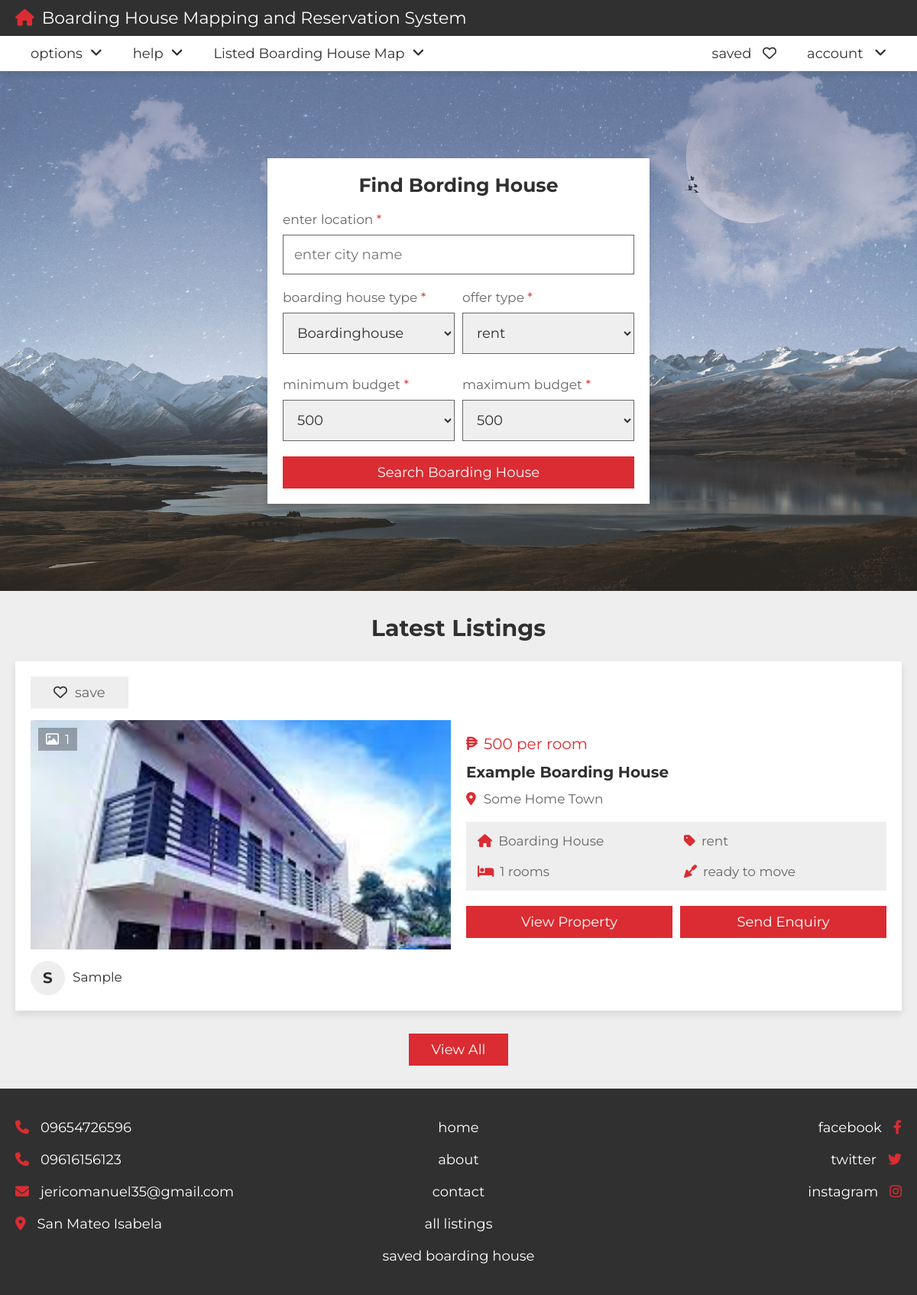
The page / on the database its author committed.
### tables this page shows
CREATE TABLE IF NOT EXISTS `property` (
  `id` varchar(20) NOT NULL,
  `user_id` varchar(20) NOT NULL,
  `property_name` varchar(50) NOT NULL,
  `address` varchar(100) NOT NULL,
  `price` varchar(50) NOT NULL,
  `type` varchar(50) NOT NULL,
  `offer` varchar(50) NOT NULL,
  `status` varchar(50) NOT NULL,
  `rooms` varchar(50) NOT NULL,
  `deposite` varchar(50) NOT NULL,
  `bedroom` varchar(50) NOT NULL,
  `bathroom` varchar(50) NOT NULL,
  `availability` varchar(50) NOT NULL,
  `wifi_connection` varchar(50) NOT NULL,
  `water_supply` varchar(50) NOT NULL,
  `electricity` varchar(50) NOT NULL,
  `parking_area` varchar(50) NOT NULL,
  `school_area` varchar(50) NOT NULL,
  `image_01` varchar(50) NOT NULL,
  `image_02` varchar(50) NOT NULL,
  `image_03` varchar(50) NOT NULL,
  `image_04` varchar(50) NOT NULL,
  `image_05` varchar(50) NOT NULL,
  `description` varchar(1000) NOT NULL,
  `date` date DEFAULT NULL
);

CREATE TABLE IF NOT EXISTS `users` (
  `id` varchar(20) NOT NULL,
  `name` varchar(50) NOT NULL,
  `number` varchar(10) NOT NULL,
  `email` varchar(50) NOT NULL,
  `password` varchar(50) NOT NULL,
  `remarks` varchar(50) NOT NULL
);

### index.php (called while the page is built)
<?php
include 'home.php'
?>

### home.php (the view, shortened to what this page needs)
<?php
include 'components/connect.php';
if(isset($_COOKIE['user_id'])){
   $user_id = $_COOKIE['user_id'];
}else{
   $user_id = '';
}
?>
<!DOCTYPE html>
<html lang="en">
<head>
   <link rel="stylesheet" href="https://cdnjs.cloudflare.com/ajax/libs/font-awesome/6.2.0/css/all.min.css">
   <link rel="stylesheet" href="css/style.css">
</head>
<body>
<?php include 'components/home_header.php'; ?>
<div class="home">
   <section class="center">
      <form action="search.php" method="post">
         <h3>find bording house</h3>
         <div class="box">
            <p>enter location <span>*</span></p>
            <input type="text" name="h_location" required maxlength="100" placeholder="enter city name" class="input">
         </div>
         <div class="flex">
            <div class="box">
               <p>boarding house type <span>*</span></p>
               <select name="h_type" class="input" required>
                  <option value="house">Boardinghouse</option>
               </select>
            </div>
            <div class="box">
               <p>offer type <span>*</span></p>
               <select name="h_offer" class="input" required>
                  <option value="rent">rent</option>
               </select>
            </div>
            <div class="box">
               <p>minimum budget <span>*</span></p>
               <select name="h_min" class="input" required>
                  <option value="500">500</option>
               </select>
            </div>
            <div class="box">
               <p>maximum budget <span>*</span></p>
               <select name="h_max" class="input" required>
                  <option value="500">500</option>
               </select>
            </div>
         </div>
         <input type="submit" value="search boarding house" name="h_search" class="btn">
      </form>
   </section>
</div>
<section class="listings">
   <h1 class="heading">latest listings</h1>
   <div class="box-container">
      <?php
         $select_properties = $conn->prepare("SELECT * FROM `property` ORDER BY date DESC LIMIT 6");
         $select_properties->execute();
         if($select_properties->rowCount() > 0){
            while($fetch_property = $select_properties->fetch(PDO::FETCH_ASSOC)){
            $select_user = $conn->prepare("SELECT * FROM `users` WHERE id = ?");
            $select_user->execute([$fetch_property['user_id']]);
            $fetch_user = $select_user->fetch(PDO::FETCH_ASSOC);
            if(!empty($fetch_property['image_02'])){
               $image_coutn_02 = 1;
            }else{
               $image_coutn_02 = 0;
            }
            if(!empty($fetch_property['image_03'])){
               $image_coutn_03 = 1;
            }else{
               $image_coutn_03 = 0;
            }
            if(!empty($fetch_property['image_04'])){
               $image_coutn_04 = 1;
            }else{
               $image_coutn_04 = 0;
            }
            if(!empty($fetch_property['image_05'])){
               $image_coutn_05 = 1;
            }else{
               $image_coutn_05 = 0;
            }
            $total_images = (1 + $image_coutn_02 + $image_coutn_03 + $image_coutn_04 + $image_coutn_05);
            $select_saved = $conn->prepare("SELECT * FROM `saved` WHERE property_id = ? and user_id = ?");
            $select_saved->execute([$fetch_property['id'], $user_id]);
      ?>
      <form action="" method="POST">
         <div class="box">
            <?php
               if($select_saved->rowCount() > 0){
            ?>
            <button type="submit" name="save" class="save"><i class="fas fa-heart"></i><span>saved</span></button>
            <?php
               }else{
            ?>
            <button type="submit" name="save" class="save"><i class="far fa-heart"></i><span>save</span></button>
            <?php
               }
            ?>
            <div class="thumb">
               <p class="total-images"><i class="far fa-image"></i><span><?= $total_images; ?></span></p>
               <img src="uploaded_files/<?= $fetch_property['image_01']; ?>" alt="">
            </div>
            <div class="admin">
               <h3><?= substr($fetch_user['name'], 0, 1); ?></h3>
               <div>
                  <p><?= $fetch_user['name']; ?></p>
               </div>
            </div>
         </div>
         <div class="box">
            <div class="price"><i class="fa-solid fa-peso-sign"></i><span><?= $fetch_property['price']; ?> per room</span></div>
            <h3 class="name"><?= $fetch_property['property_name']; ?></h3>
            <p class="location"><i class="fas fa-map-marker-alt"></i><span><?= $fetch_property['address']; ?></span></p>
            <div class="flex">
               <p><i class="fas fa-house"></i><span>Boarding House</span></p>
               <p><i class="fas fa-tag"></i><span><?= $fetch_property['offer']; ?></span></p>
               <p><i class="fas fa-bed"></i><span><?= $fetch_property['rooms']; ?> rooms</span></p>
               <p><i class="fas fa-trowel"></i><span><?= $fetch_property['status']; ?></span></p>
            </div>
            <div class="flex-btn">
               <a href="view_property.php?get_id=<?= $fetch_property['id']; ?>" class="btn">view property</a>
               <input type="submit" value="send enquiry" name="send" class="btn">
            </div>
         </div>
      </form>
      <?php
         }
      }else{
         echo '<p class="empty">no properties added yet! <a href="post_property.php" style="margin-top:1.5rem;" class="btn">add new</a></p>';
      }
      ?>
   </div>
   <div style="margin-top: 2rem; text-align:center;">
      <a href="listings.php" class="inline-btn">view all</a>
   </div>
</section>
<?php include 'components/footer.php'; ?>
</body>
</html>

### css/style.css (style rules this page uses)
:root { --main-color:#DA2C32; --light-color:#666; --light-bg:#eee; --white:#fff; --black:#303030; --border:.1rem solid var(--light-color); --box-shodow:0 .5rem 1rem rgba(0,0,0,.1); }
* { font-family: 'Montserrat', sans-serif; margin: 0; padding: 0; box-sizing: border-box; outline: none; border: none; text-decoration: none; }
html { font-size: 62.5%; overflow-x: hidden; scroll-behavior: smooth; scroll-padding-top: 10rem; }
body { background-color: var(--light-bg); }
section { padding: 3rem 2rem; max-width: 1200px; margin: 0 auto; }
.heading { text-align: center; padding-bottom: 2.5rem; font-size: 3rem; color: var(--black); text-transform: capitalize; }
.btn, .inline-btn { margin-top: 1rem; padding: 1rem 3rem; background-color: var(--main-color); color: var(--white); cursor: pointer; text-align: center; font-size: 1.8rem; text-transform: capitalize; }
.btn { display: block; width: 100%; }
.inline-btn { display: inline-block; }
.flex-btn { display: flex; gap: 1rem; justify-content: space-between; align-items: flex-end; }
.home { background:url('../images/home-bg.jpg') no-repeat; background-size: cover; background-position: center; }
.home .center { min-height: 85vh; display: flex; align-items: center; justify-content: center; }
.home .center form { background-color: var(--white); padding: 2rem; box-shadow: var(--box-shodow); width: 50rem; }
.home .center form h3 { padding-bottom: 1rem; text-align: center; color: var(--black); text-transform: capitalize; font-size: 2.5rem; }
.home .center form .flex { display: flex; gap:1rem; flex-wrap: wrap; }
.home .center form .box { flex: 1 1 20rem; }
.home .center form .box .input { width: 100%; border: var(--border); padding: 1.4rem; color: var(--black); font-size: 1.8rem; margin: 1rem 0; }
.home .center form .box p { color: var(--light-color); font-size: 1.7rem; padding-top: 1rem; }
.home .center form .box p span { color: var(--main-color); }
.listings .box-container { display: grid; row-gap: 2rem; }
.listings .box-container form { background-color: var(--white); box-shadow: var(--box-shodow); padding: 2rem; display: flex; gap: 2rem; flex-wrap: wrap; align-items: center; }
.listings .box-container form .box { flex: 1 1 40rem; overflow-x: hidden; }
.listings .box-container form .box .thumb { height: 30rem; position: relative; margin: 1.5rem 0; }
.listings .box-container form .box .thumb img { height: 100%; width: 100%; object-fit: cover; }
.listings .box-container form .box .save { padding: 1rem 3rem; background-color: var(--light-bg); font-size: 1.8rem; cursor: pointer; }
.listings .box-container form .box .save i { margin-right: 1rem; color: var(--black); }
.listings .box-container form .box .save span { color: var(--light-color); }
.listings .box-container form .box .thumb .total-images { position: absolute; top: 1rem; left: 1rem; background-color: rgba(0,0,0,.3); color: var(--white); padding:.5rem 1rem; font-size: 1.7rem; }
.listings .box-container form .box .thumb .total-images i { margin-right: .8rem; }
.listings .box-container form .box .admin { display: flex; align-items: center; gap: 1rem; }
.listings .box-container form .box .admin h3 { height: 4.5rem; line-height: 4.4rem; width: 4.5rem; border-radius: 50%; font-size: 2rem; color: var(--black); background-color: var(--light-bg); text-align:center; text-transform: uppercase; }
.listings .box-container form .box .admin p { padding-bottom: .3rem; color: var(--black); font-size: 1.7rem; }
.listings .box-container form .box .price { font-size: 2rem; color: var(--main-color); }
.listings .box-container form .box .price i { margin-right: .8rem; }
.listings .box-container form .box .name { font-size: 2rem; padding: 1rem 0; color: var(--black); line-height: 1.5; text-overflow: ellipsis; }
.listings .box-container form .box .location { font-size: 1.7rem; color: var(--light-color); padding-bottom: 1rem; }
.listings .box-container form .box .location i { margin-right: 1rem; color: var(--main-color); }
.listings .box-container form .box .flex { margin: 1rem 0; background-color: var(--light-bg); padding: 1.5rem; display: flex; flex-wrap: wrap; justify-content: space-between; gap: 2rem; }
.listings .box-container form .box .flex p { font-size: 1.7rem; flex: 1 1 20rem; }
.listings .box-container form .box .flex p i { color: var(--main-color); margin-right: .8rem; }
.listings .box-container form .box .flex p span { color: var(--light-color); }

### rows shown on the page
property: total_images "1", image_01 (picture), user.name "S", user.name "Sample", price "500", property_name "Example Boarding House", address "Some Home Town", offer "rent", rooms "1", status "ready to move"
